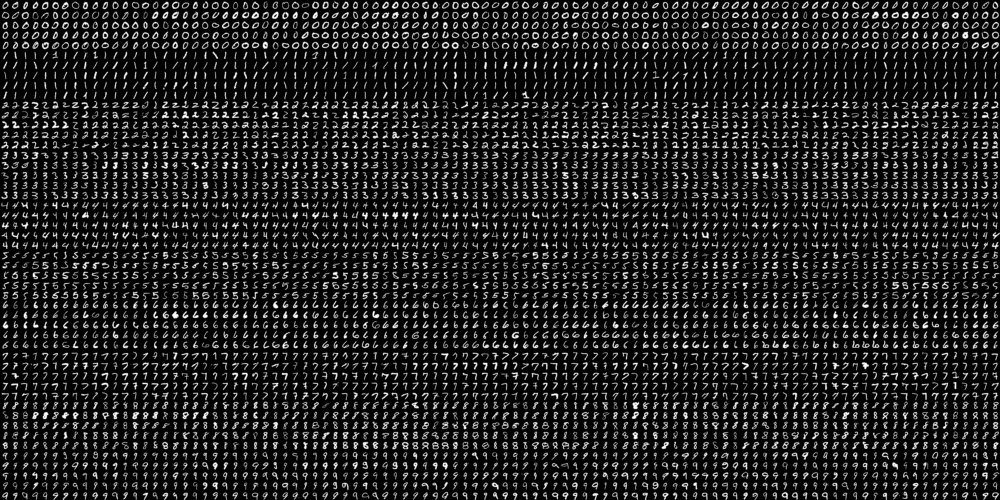
#> input picture digit.png, 1000 x 500 px
$ python drscikit.py
#> lines starting #> are read from the running program, lines starting #| are printed output that depends on the picture
import cv2
import numpy as np
from sklearn import neighbors

img = cv2.imread("digit.png")
#> img is the input picture: shape (500, 1000, 3); min 0, max 254, mean 33.5
img = cv2.cvtColor(img, cv2.COLOR_BGR2GRAY)
#> img: shape (500, 1000)
img = np.array(img)

data_set = [np.vsplit(row,50) for row in np.hsplit(img,100)]
#> data_set = 100 items
data_set = np.array(data_set).reshape(-1,400)
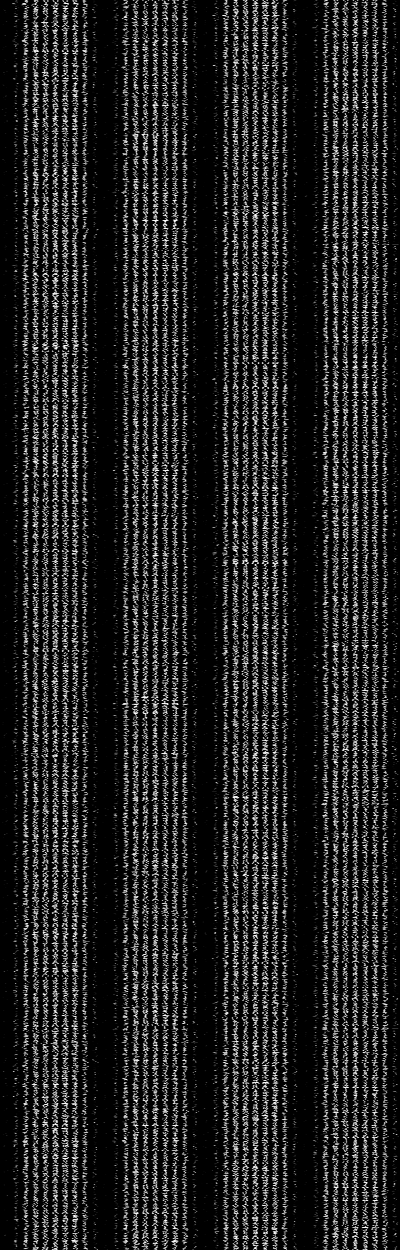
#> data_set: shape (1250, 400); min 0, max 254, mean 33.5

X_train = data_set[:2500]
X_test = data_set[2500:]
#> X_test = empty array

Y_train = np.tile(np.repeat(np.arange(10),5),50)

classifier = neighbors.KNeighborsClassifier(n_neighbors=3)
#> (the run stopped early here; a loop or call above may not have finished)
